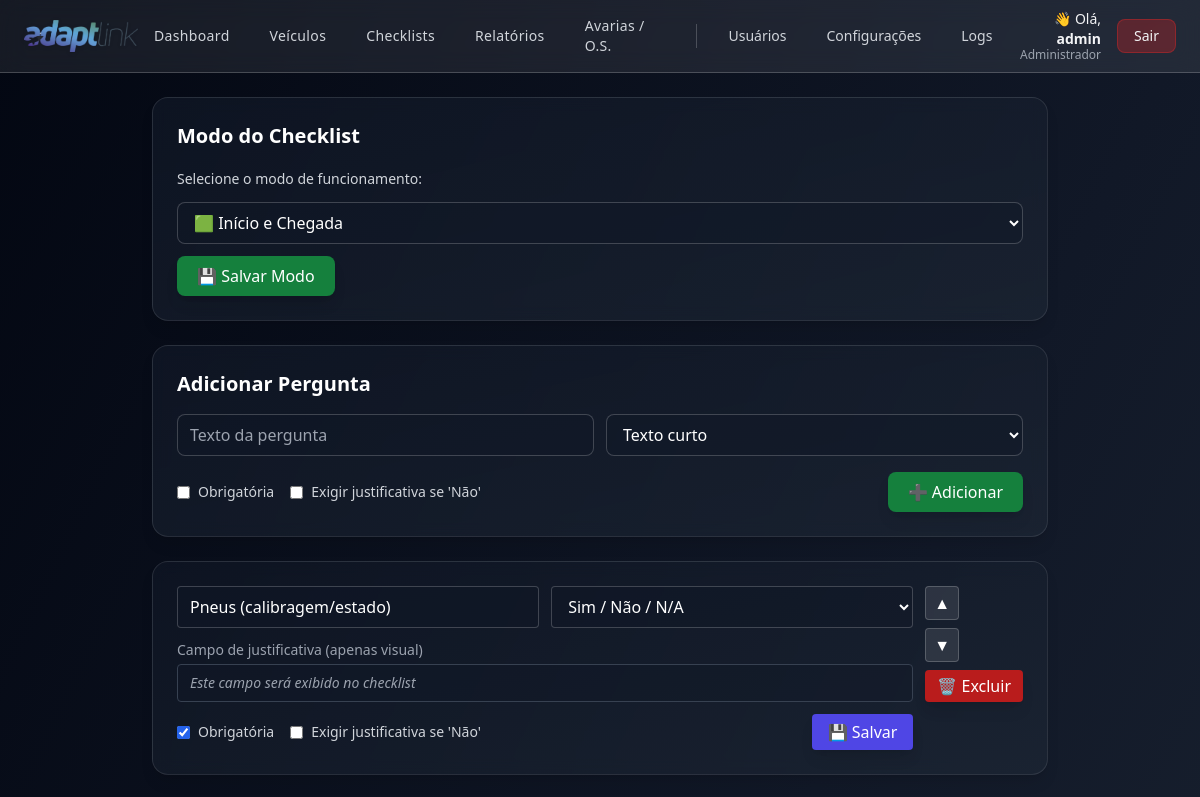
Before: /config-checklist (signed in, upper part) with the older database file.
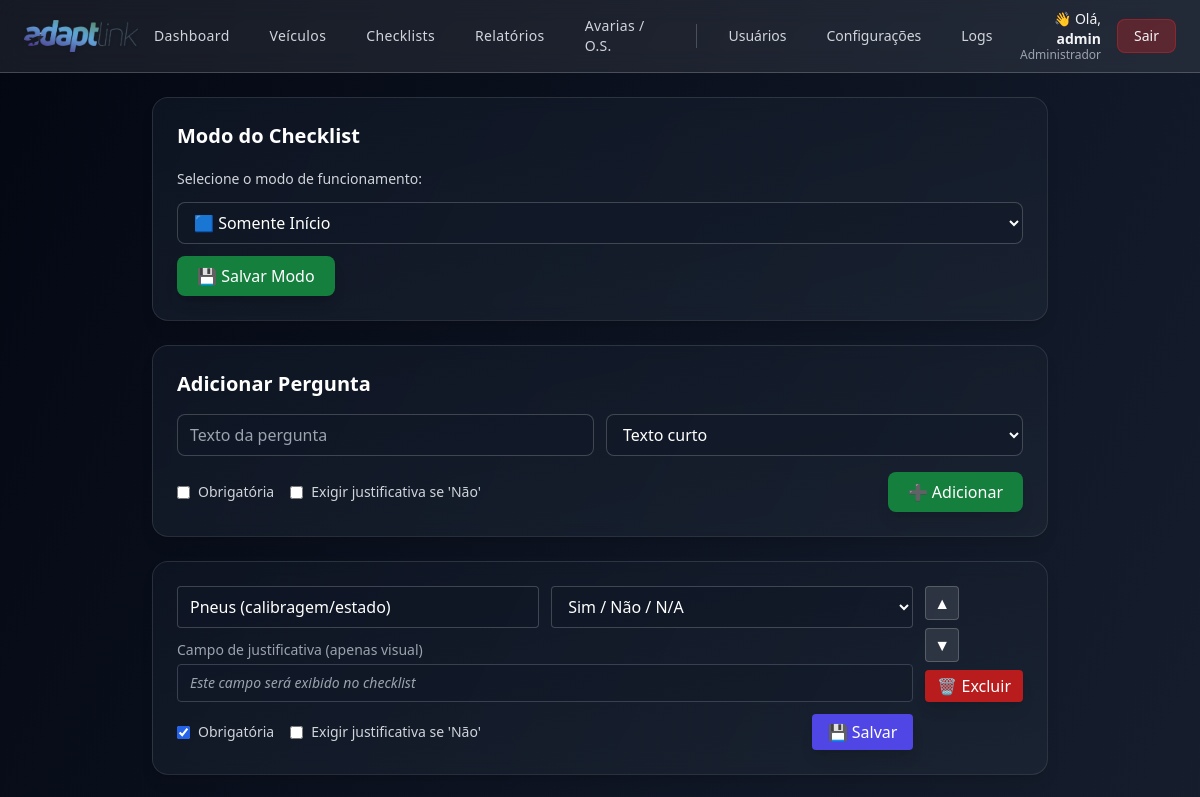
After: the same page with the newer database file.
### app.py (models this page shows)
class SystemConfig(db.Model):
    __tablename__ = "system_config"
    id = db.Column(db.Integer, primary_key=True)
    mode = db.Column(db.String(20), default="start_only")

### app.py (the view)
@app.route("/config-checklist")
@admin_required
def config_checklist():
    items = ChecklistItem.query.order_by(ChecklistItem.order.asc()).all()
    config = SystemConfig.query.first()
    if not config:
        config = SystemConfig(mode="start_only")
        db.session.add(config)
        db.session.commit()
    return render_template("config_checklist.html", items=items, config=config)

### app.py (called while the page is built, shortened)
@login_manager.user_loader
def load_user(uid):
    return User.query.get(int(uid))

def admin_required(view):
    @wraps(view)
    def wrapper(*args, **kwargs):
        if not current_user.is_authenticated:
            return redirect(url_for("login"))
        return view(*args, **kwargs)
    return wrapper

@app.context_processor
def inject_role_flags():
    return dict(
        ROLE_ADMIN=(current_user.is_authenticated and current_user.is_admin),
        ROLE_SUPERVISOR=(current_user.is_authenticated and current_user.is_supervisor),
        ROLE_TECH=(current_user.is_authenticated and current_user.is_tech),
        ROLE_MANUTENCAO=(current_user.is_authenticated and current_user.is_manutencao),
    )

    @property
    def is_admin(self):
        if self.role is None:
            return bool(self.is_admin_legacy)
        return self.role == "admin"

    @property
    def is_supervisor(self):
        return self.role == "supervisor"

    @property
    def is_tech(self):
        if self.role is None and not self.is_admin_legacy:
            return True
        return self.role == "tech"

    @property
    def is_manutencao(self):
        return self.role == "manutencao"

### templates/config_checklist.html (shortened to what the changed rows need)
{% extends 'layout.html' %}
{% set page_title = "Configurações do Checklist" %}
{% block content %}
<div class="max-w-4xl mx-auto space-y-6">
  <div class="bg-gradient-to-br from-gray-900/70 to-gray-800/60 border border-white/10 rounded-2xl shadow-lg p-6 backdrop-blur">
    <h2 class="text-xl font-bold mb-4 text-white">Modo do Checklist</h2>
    <form method="post" action="{{ url_for('config_checklist_mode') }}" class="space-y-3">
      <label class="text-gray-300 text-sm">Selecione o modo de funcionamento:</label>
      <select name="mode"
        class="border border-white/20 bg-gray-900/40 text-white rounded-lg px-3 py-2 w-full cursor-pointer">
        <option value="start_only" {% if config.mode=='start_only' %}selected{% endif %}>🟦 Somente Início</option>
        <option value="start_end" {% if config.mode=='start_end' %}selected{% endif %}>🟩 Início e Chegada</option>
      </select>
      <button
        class="bg-green-700 hover:bg-green-600 text-white rounded-lg px-5 py-2 transition shadow-lg hover:shadow-green-700/40">
        💾 Salvar Modo
      </button>
    </form>
  </div>
  <div class="bg-gradient-to-br from-gray-900/70 to-gray-800/60 border border-white/10 rounded-2xl shadow-lg p-6 backdrop-blur">
    <h2 class="text-xl font-bold mb-4 text-white">Adicionar Pergunta</h2>
  </div>
</div>
{% endblock %}

Changed rows visible on the page:
changed SystemConfig: mode "🟩 Início e Chegada" → "🟦 Somente Início"
